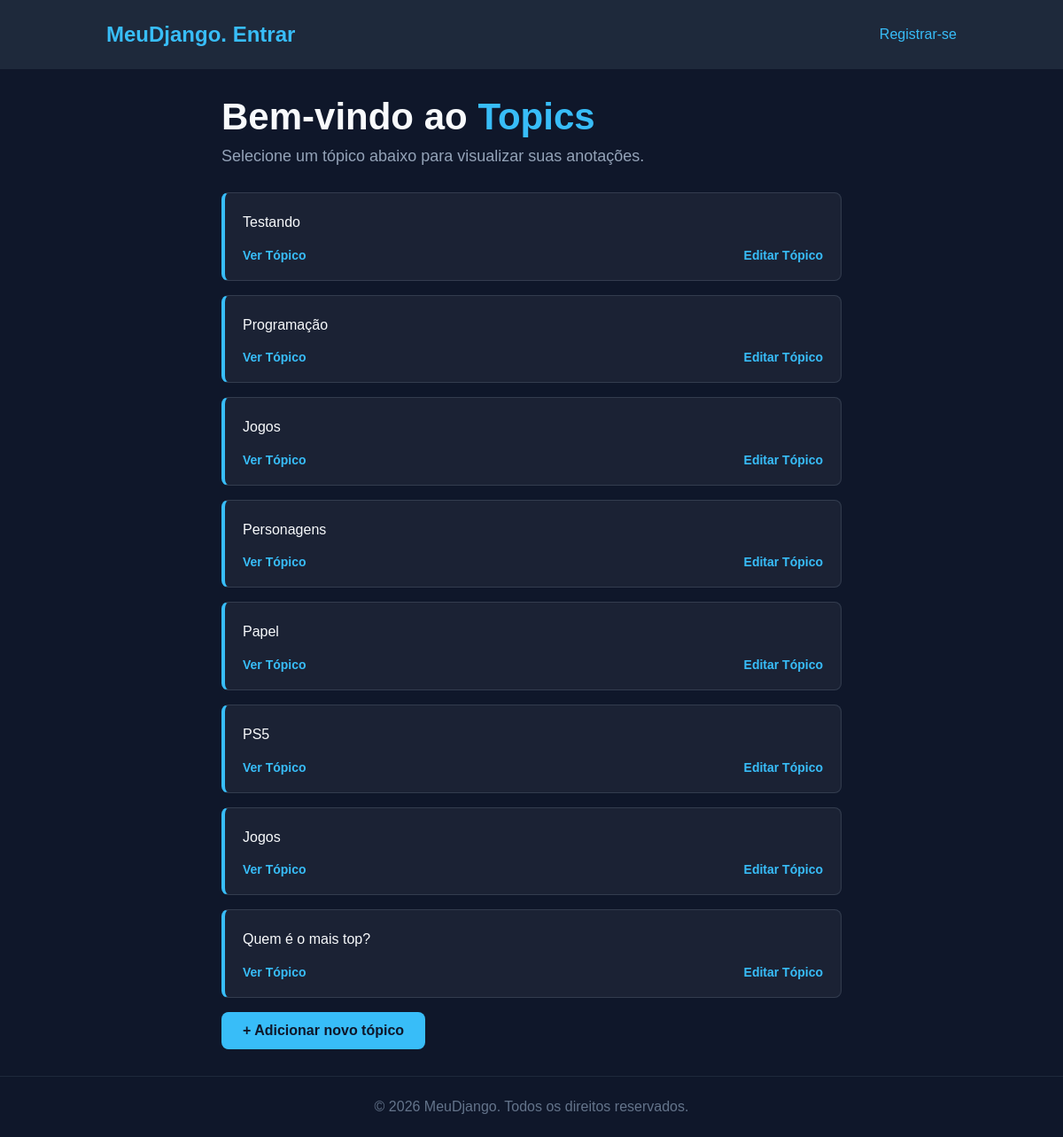
/topics, run on an earlier commit of the app's database.
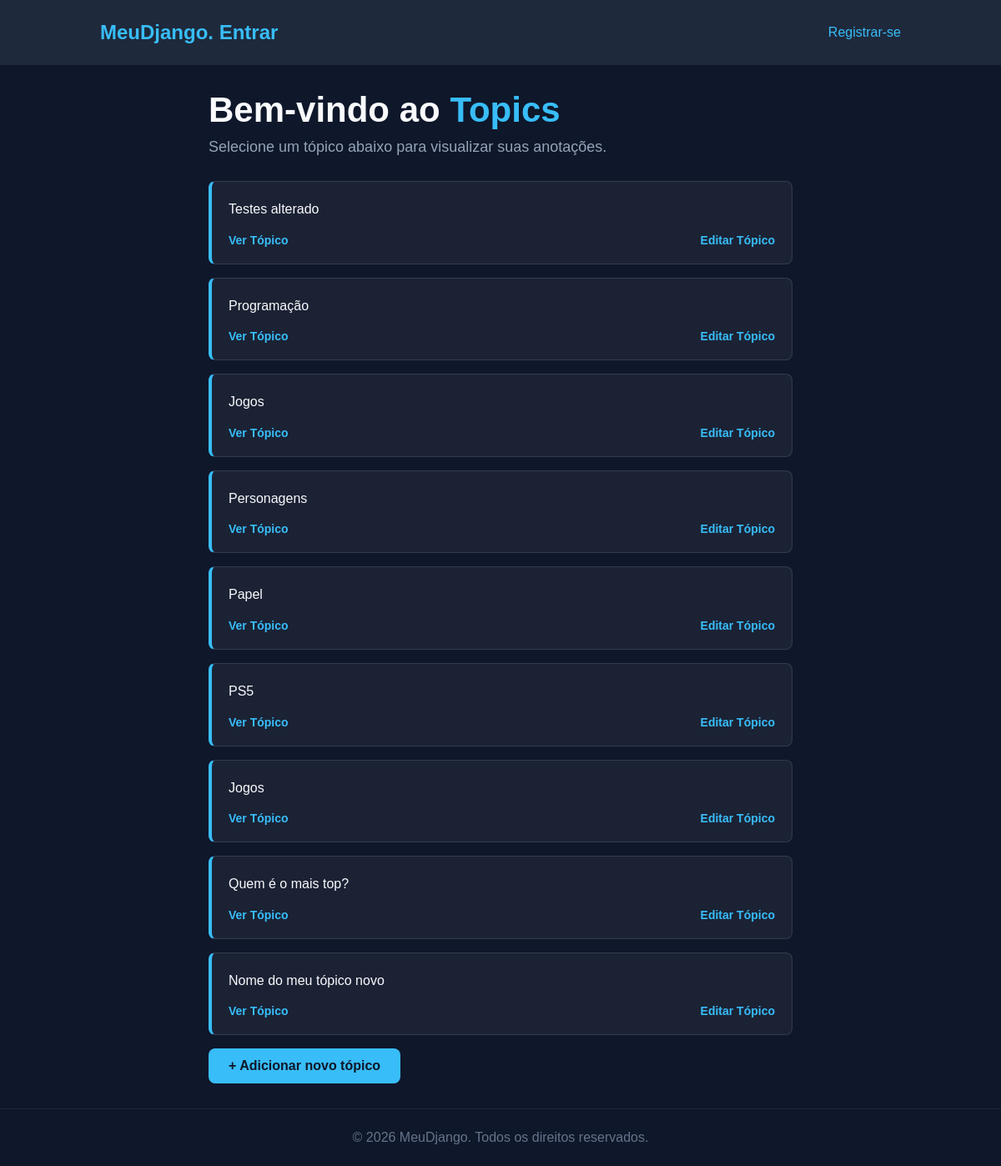
And on a later commit of the database.
### learning_logs/models.py (models this page shows, shortened)
class Topic(models.Model):
    text = models.CharField(max_length=200)
    date_added = models.DateTimeField(auto_now_add=True)

### learning_logs/views.py (the view)
# urls.py: path("topics", views.topics, name='topics'),
def topics(request):
    topic = Topic.objects.order_by('date_added')
    context = {'topics': topic }
    return render(request, 'learning_logs/topics.html', context)

### learning_logs/templates/learning_logs/topics.html (shortened to what this page needs)
{% extends "learning_logs/base.html" %}
{% block content %}
<section style="
    display: flex;
    justify-content: center;
    align-items: center;
    min-height: 60vh;
    padding: 30px;
">
    <div style="width: 100%; max-width: 700px;">
        <h2 style="font-size: 42px; margin-bottom: 10px;">
            Bem-vindo ao <span style="color: #38bdf8;">Topics</span>
        </h2>
        <p style="color: #94a3b8; font-size: 18px; margin-bottom: 30px;">
            Selecione um tópico abaixo para visualizar suas anotações.
        </p>
        <ul style="list-style: none; padding: 0; margin: 0;">
            {% for topic in topics %}
                <li style="
                    background-color: rgba(255, 255, 255, 0.05);
                    border: 1px solid rgba(148, 163, 184, 0.2);
                    border-left: 4px solid #38bdf8;
                    border-radius: 8px;
                    padding: 20px;
                    margin-bottom: 16px;
                ">
                    <div style="
                        font-size: 16px;
                        line-height: 1.6;
                        margin-bottom: 16px;
                    ">
                        {{ topic.text|linebreaks }}
                    </div>
                    <div style="
                        display: flex;
                        justify-content: space-between;
                        align-items: center;
                    ">
                        <a href="{% url 'topic' topic.id %}" style="
                            color: #38bdf8;
                            text-decoration: none;
                            font-size: 14px;
                            font-weight: bold;
                        ">
                            Ver Tópico
                        </a>
                        <a href="{% url 'edit_topic' topic.id %}" style="
                            color: #38bdf8;
                            text-decoration: none;
                            font-size: 14px;
                            font-weight: bold;
                        ">
                            Editar Tópico
                        </a>
                    </div>
            {% endfor %}
        </ul>
        <a href="{% url 'add_topic' %}" style="
            display: inline-block;
            background-color: #38bdf8;
            color: #0f172a;
            font-weight: bold;
            padding: 12px 24px;
            border-radius: 8px;
            text-decoration: none;
            font-size: 16px;
        ">
            + Adicionar novo tópico
        </a>
    </div>
</section>
{% endblock content %}

### learning_logs/templates/learning_logs/base.html (shortened to what this page needs)
<!DOCTYPE html>
<html lang="pt-br">
<head>
</head>
<body>
    <header>
        <h1>
            <a href="/">MeuDjango.</a>
            {% if user.is_authenticated %}
                Olá, {{ user.username }}
                <a href="{% url 'logout' %}">Sair</a>
            {% else %}
                <a href="{% url 'login' %}">Entrar</a>
            {%endif%}
        </h1>
        {% if user.is_authenticated %}
            <nav>
                <a href="/">Início</a>
                <a href="/sobre">Sobre</a>
                <a href="/topics">Topics</a>
            {% if user.username == 'admin' %}
                <a href="/admin">Admin</a>
            {% endif %}
        {% else %}
                <a href="{% url 'register' %}">Registrar-se</a>
        {% endif %}
    </header>
    <main>
        {% block content %}
        {% endblock %}
    </main>
    {% block rodape %}
    <footer>
        <p>&copy; 2026 MeuDjango. Todos os direitos reservados.</p>
    </footer>
    {% endblock rodape %}
</body>
</html>

### learning_logs/templates/learning_logs/base.html (style rules this page uses)
* { margin: 0; padding: 0; box-sizing: border-box; }
body { font-family: Arial, sans-serif; background: #0f172a; color: #f8fafc; min-height: 100vh; display: flex; flex-direction: column; }
a, a:visited { color: #38bdf8; text-decoration: none; transition: 0.3s; }
header { display: flex; justify-content: space-between; align-items: center; padding: 25px 10%; background: #1e293b; }
header h1 { color: #38bdf8; font-size: 24px; }
main { flex: 1; width: 100%; }
footer { text-align: center; padding: 25px; color: #64748b; border-top: 1px solid #1e293b; }

What changed in the data, as far as the page shows it:
changed Topic: text "Testando" → "Testes alterado"
added Topic: text "Nome do meu tópico novo"
